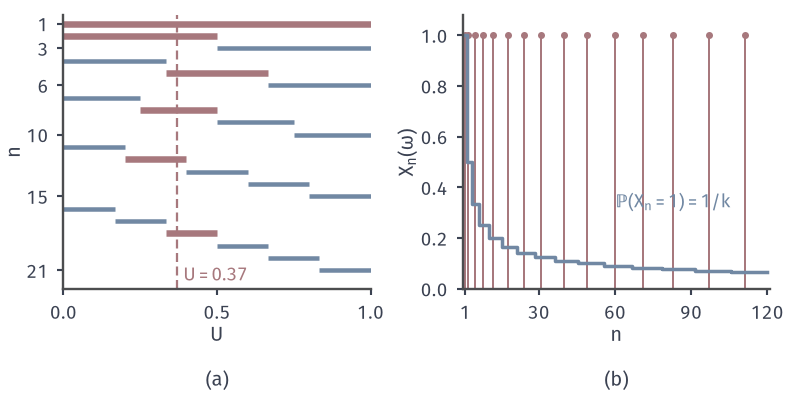

This figure's Python source:
from pathlib import Path
import sys
HERE = Path(__file__).resolve().parent
sys.path.insert(0, str(HERE.parent/'rvconv-common'))
from rvconv_fig import *
# Harmonic moving blocks on U ~ Unif(0,1): level k has k blocks [j/k,(j+1)/k), j = 0..k-1,
# term n = k(k-1)/2 + j + 1, X_n = 1{U in block}. Fixed outcome omega with U(omega) = 0.37.
# (a) layout of the blocks for n = 1..21 (levels 1..6) with the vertical line U = 0.37.
# (b) the path n -> X_n(omega) for n <= 120 (red dots where X_n = 1) and P(X_n = 1) = 1/k (blue).
W = .37
fig, axes = figure(width_mm=112, height_mm=56, ncols=2)
panel(fig, left=.08, wspace=.3, bottom=.27)
ax = axes[0]; style(ax)
for n in range(1, 22):
    k, j = block_index(n)
    hit = j/k <= W < (j+1)/k
    ax.plot([j/k, (j+1)/k], [n, n], color=RED if hit else BLUE, lw=2.6 if hit else 1.8, solid_capstyle='butt')
ax.axvline(W, color=RED, lw=.9, ls=DASH)
lab(ax, W + .02, 22.2, r'$U=0.37$', RED, va='bottom')
ax.set_xlim(0, 1); ax.set_ylim(22.5, .3); ax.set_xticks([0, .5, 1]); ax.set_yticks([1, 3, 6, 10, 15, 21])
axlab(ax, '$U$', '$n$')
ax = axes[1]; style(ax)
nn = np.arange(1, 121)
x = np.array([block_value(int(n), W) for n in nn])
ones = nn[x == 1]
ax.vlines(ones, 0, 1, color=RED, lw=.8)
ax.plot(ones, np.ones_like(ones), 'o', color=RED, ms=2.8, mew=0)
pk = np.array([1/block_index(int(n))[0] for n in nn])
ax.step(nn, pk, where='mid', color=BLUE, lw=1.4)
lab(ax, 60, .32, 'ℙ$(X_n=1)=1/k$', BLUE, ha='left')
ax.set_xlim(0, 121); ax.set_ylim(0, 1.08); ax.set_xticks([1, 30, 60, 90, 120])
axlab(ax, '$n$', r'$X_n(\omega)$')
tags(fig, axes)
save(fig, HERE, 'figure', {'U': W, 'indices_with_X_n_equal_1': [int(v) for v in ones]})
